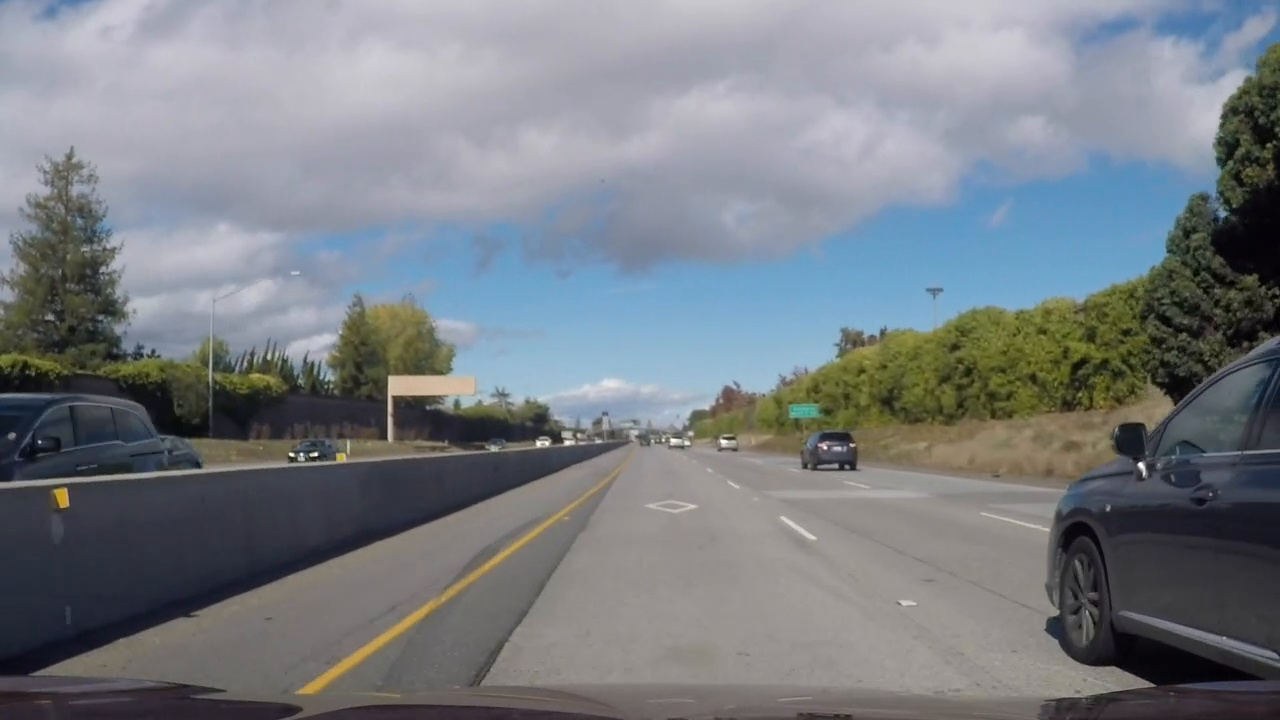
#> input picture test_images/test10.jpg, 1280 x 720 px; its folder holds only this picture in this run
$ python process_frame.py   (older library calls are emulated)
#> lines starting #> are read from the running program, lines starting #| are printed output that depends on the picture; after the words box and inside, x2 and y2 are one past the last pixel; in counts of white or black regions, pixels touching at a corner belong together
#> (reads camera_cal/calibration_data.p from the repository)
#> (reads camera_cal/perspective_matrix.p from the repository)
### image_filters.py
import cv2
import numpy as np
import matplotlib.pyplot as plt
import glob
from camera_calibration import load_calibration_params
from unwarp import load_perspective_matrices
from sliding_windows_fit import fit_polynomial_sliding_window

def color_filter(gray_img, lower_limit, upper_limit):
    """
    Filter a single color channel image according to its color values
    :param gray_img:  A single color channel image
    :param lower_limit: The lower limit for the single color channel
    :param upper_limit: The upper limit for the single color channel
    :return: Binary masked image
    """
    mask = np.zeros_like(gray_img)
    mask[(gray_img > lower_limit) & (gray_img <= upper_limit)] = 1
    return mask


def color_filter3(img, lower_limits, upper_limits):
    """
    Filter a three color channel image according to its color values
    :param img:  A three color channel image
    :param lower_limits: A tuple containing the lower limits for the respective color channels
    :param upper_limits: A tuple containing the upper limits for the respective color channels
    :return: Binary masked image
    """
    channel1 = img[:,:,0]
    channel2 = img[:,:,1]
    channel3 = img[:,:,2]
    mask = np.zeros_like(channel1)
    mask[(channel1 > lower_limits[0]) & (channel1 <= upper_limits[0]) &
           (channel2 > lower_limits[1]) & (channel2 <= upper_limits[1]) &
           (channel3 > lower_limits[2]) & (channel3 <= upper_limits[2])] = 1
    return mask


def gradient_filter(
        gray_img, sobel_kernel=9, gradient_thresh=(0, np.pi / 2), norm_threshold=1000, morph_kernel_size=None):
    """
    Filter the grayscale image according to its gradients
    :param gray_img: The grayscale image
    :param sobel_kernel: Size of the Sobel kernel to perform edge detection
    :param gradient_thresh: Tuple containing the min and max. angles for the gradients
    :param norm_threshold: Minimum gradient norm
    :param morph_kernel_size: Kernel size of the morphological opening operation. If None, no morphological operation is applied.
    :return: Binary masked image
    """
    # Absolute value of the x and y gradients
    x_gradient = np.abs(cv2.Sobel(gray_img, cv2.CV_64F, 1, 0, ksize=sobel_kernel))
    y_gradient = np.abs(cv2.Sobel(gray_img, cv2.CV_64F, 0, 1, ksize=sobel_kernel))
    # Calculate the direction of the gradient
    angles = np.arctan2(y_gradient, x_gradient)
    norm = np.sqrt(y_gradient ** 2 + x_gradient ** 2)
    scale_factor = np.max(norm)/255
    norm = (norm/scale_factor).astype(np.uint8)
    # Create a binary mask where direction and norm thresholds are met
    mask = np.zeros_like(gray_img)
    mask[(angles > gradient_thresh[0]) & (angles < gradient_thresh[1]) & (norm > norm_threshold)] = 1
    # Apply morphological operations opening and closing if requested
    if morph_kernel_size:
        open_kernel = np.ones((3, 3), np.uint8)
        close_kernel = np.ones((morph_kernel_size, morph_kernel_size), np.uint8)
        mask = cv2.morphologyEx(mask, cv2.MORPH_OPEN, kernel=open_kernel)
        mask = cv2.morphologyEx(mask, cv2.MORPH_CLOSE, kernel=close_kernel)
    return mask


def filter_image(orig_img, warped_image, show_results = False, results_output_file = None):
    """
    Applies gradient and color filters on the warped image to find good candidate points for lane lines
    :param orig_img: The original image
    :param warped_image: The warped image
    :param show_results: Display the result if True.
    :param results_output_file: The file to write all the intermediate results and the final result image
                                of the filtering to
    :return: Returns the filtered image
    """
#> called with show_results = False
    hsv_img = cv2.cvtColor(warped_image, cv2.COLOR_RGB2HSV)
#> hsv_img: shape (720, 1280, 3); mean H, S, V 44.9, 22.2, 130.9
    saturation_channel = hsv_img[:, :, 1]

    hls_img = cv2.cvtColor(warped_image, cv2.COLOR_RGB2HLS)
#> hls_img: shape (720, 1280, 3); mean of channels 0, 1, 2 44.9, 126.3, 13.8
    saturation_channel2 = hls_img[:, :, 2]

    red_channel = warped_image[:, :, 0]

    hue_channel = hls_img[:, :, 0]

    lightness_channel = hls_img[:, :, 1]

    # https://docs.opencv.org/3.1.0/d5/daf/tutorial_py_histogram_equalization.html
    clahe = cv2.createCLAHE(clipLimit=4.0, tileGridSize=(16, 16))
    equalized_channel = clahe.apply(saturation_channel)

    equalized_channel2 = clahe.apply(saturation_channel2)

    equalized_red_channel = clahe.apply(red_channel)

    mask_img = gradient_filter(
        gray_img=equalized_channel,
        sobel_kernel=15,
        gradient_thresh=(0.0, 1.0),
        norm_threshold=30,
        morph_kernel_size=11)
#> in gradient_filter, `scale_factor = np.max(norm)/255`: scale_factor = 23483803.1
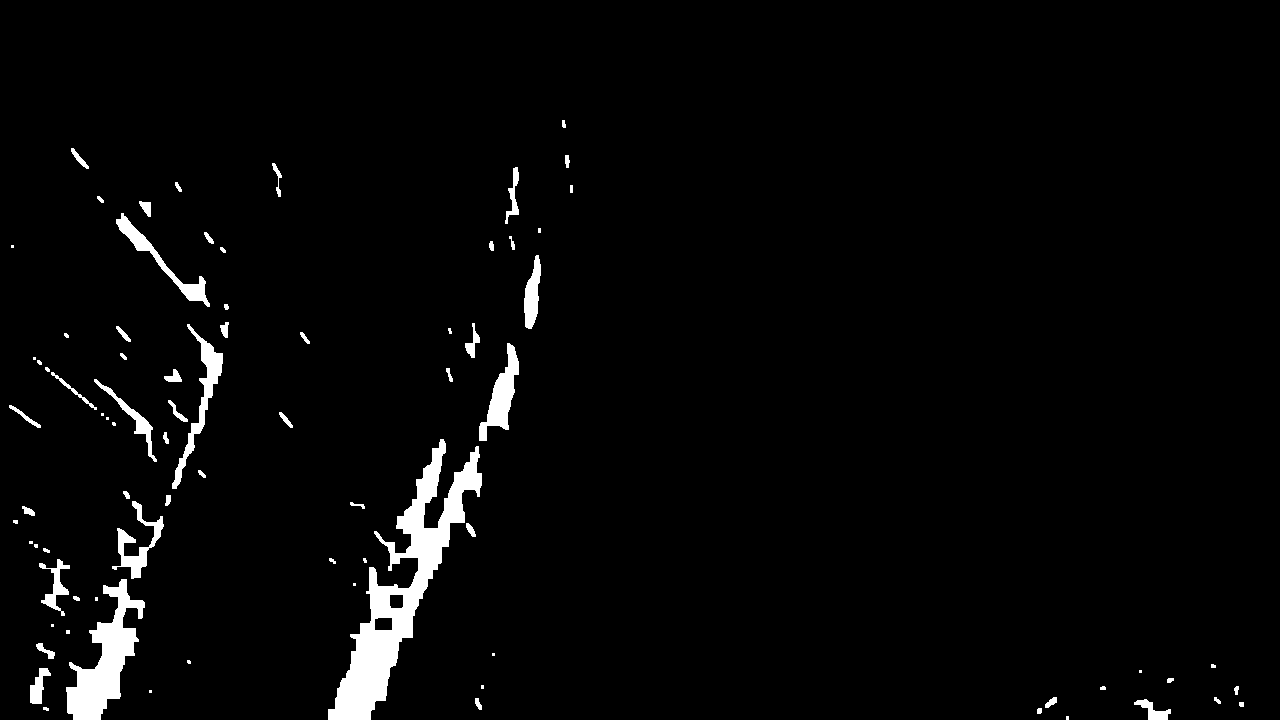
#> mask_img: shape (720, 1280); values 0 (black) and 1 (white), 3% white; 81 white regions (26 under 20 px), largest, box (x1, y1, x2, y2) and area: (328, 439, 482, 720) 11160, (66, 579, 145, 720) 4540, (172, 324, 223, 489) 1576

    mask_img2 = gradient_filter(
        gray_img=equalized_channel2,
        sobel_kernel=15,
        gradient_thresh=(0.0, 1.0),
        norm_threshold=30,
        morph_kernel_size=None)
#> call 2 of gradient_filter, with sobel_kernel = 15, gradient_thresh = (0, 1), norm_threshold = 30
#> in gradient_filter (call 2), `angles = np.arctan2(y_gradient, x_gradient)`:
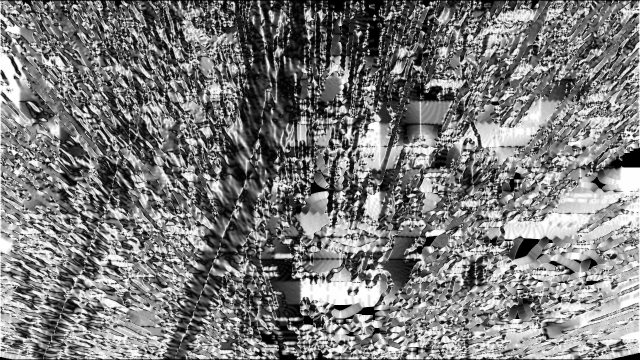
#> angles: shape (720, 1280) float64 (shown at 1/2 size); min 0, max 1.57, mean 0.762; drawn with min black and max white
#> in gradient_filter (call 2), `scale_factor = np.max(norm)/255`: scale_factor = 20763921.2
#> mask_img2: shape (720, 1280); values 0 (black) and 1 (white), 2% white; 225 white regions (142 under 20 px), largest, box (x1, y1, x2, y2) and area: (328, 424, 457, 719) 4930, (350, 465, 465, 719) 4509, (65, 571, 130, 719) 1571

    mask_img3 = gradient_filter(
        gray_img=equalized_red_channel,
        sobel_kernel=15,
        gradient_thresh=(0.0, 1.0),
        norm_threshold=30,
        morph_kernel_size=11)
#> call 3 of gradient_filter, with sobel_kernel = 15, gradient_thresh = (0, 1), norm_threshold = 30, morph_kernel_size = 11
#> in gradient_filter (call 3), `angles = np.arctan2(y_gradient, x_gradient)`:
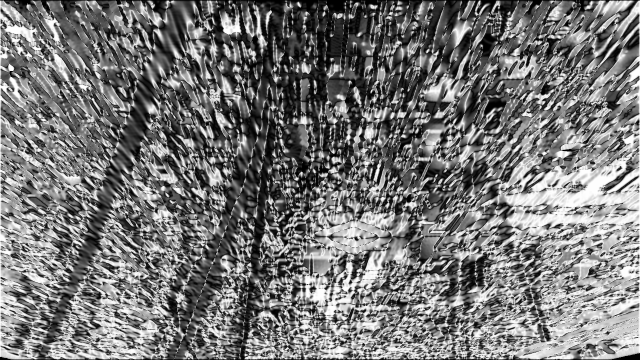
#> angles: shape (720, 1280) float64 (shown at 1/2 size); min 0, max 1.57, mean 0.733; drawn with min black and max white
#> in gradient_filter (call 3), `scale_factor = np.max(norm)/255`: scale_factor = 20390202.1
#> mask_img3: shape (720, 1280); values 0 (black) and 1 (white), 3.8% white; 42 white regions (5 under 20 px), largest, box (x1, y1, x2, y2) and area: (324, 196, 543, 720) 22319, (77, 408, 210, 720) 4729, (928, 512, 967, 585) 1725

    hls_img2 = hls_img
    hls_img2[:, :, 2] = equalized_channel2
#> hls_img2: shape (720, 1280, 3); mean of channels 0, 1, 2 44.9, 126.3, 34.9

    mask_img4 = color_filter3(
        hls_img2, lower_limits=(0, 80, 150), upper_limits=(40, 255, 255))
#> mask_img4: shape (720, 1280); values 0 (black) and 1 (white), 0.53% white; 14 white regions (7 under 20 px), largest, box (x1, y1, x2, y2) and area: (375, 444, 460, 649) 3225, (341, 668, 376, 720) 742, (467, 380, 487, 421) 390

    mask_img5 = color_filter(
        equalized_red_channel, lower_limit=210, upper_limit=255)
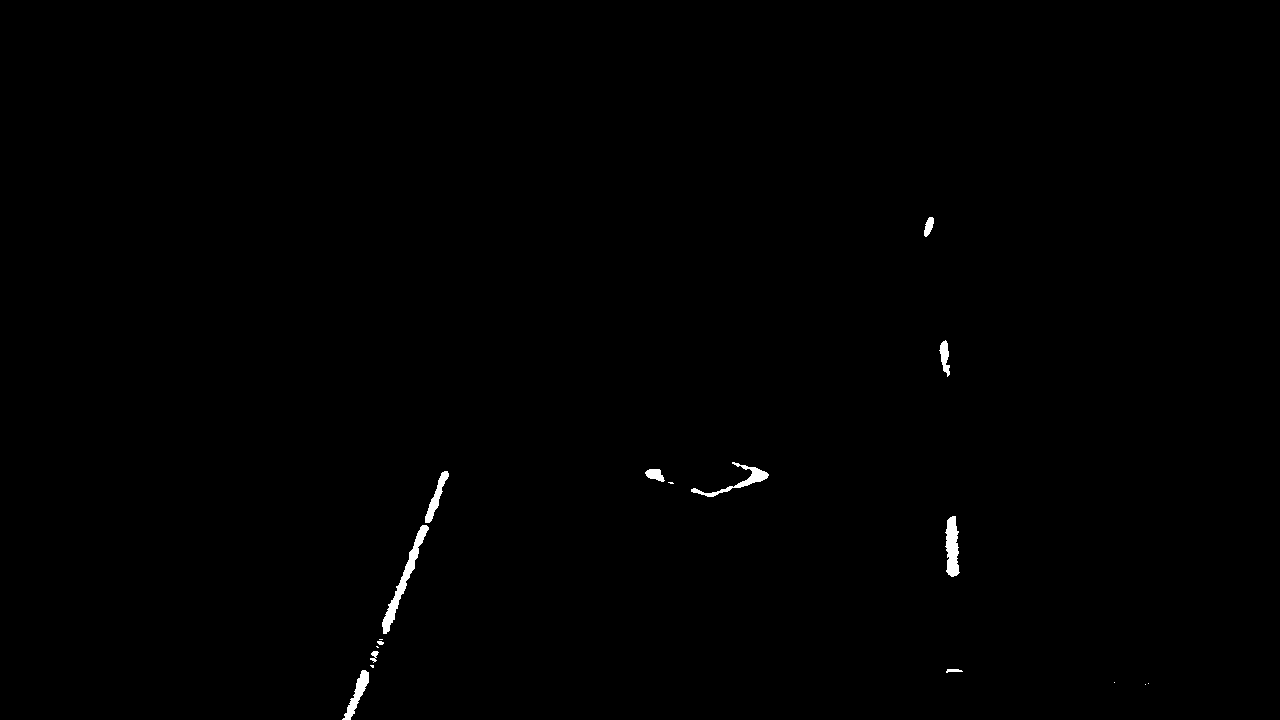
#> mask_img5: shape (720, 1280); values 0 (black) and 1 (white), 0.39% white; 18 white regions (7 under 20 px), largest, box (x1, y1, x2, y2) and area: (382, 525, 429, 634) 907, (945, 516, 960, 577) 642, (691, 462, 769, 497) 506

    mask_img6 = color_filter(
        red_channel, lower_limit=210, upper_limit=255)
#> mask_img6: shape (720, 1280); values 0 (black) and 1 (white), 0.05% white; 4 white regions (2 under 20 px), largest, box (x1, y1, x2, y2) and area: (946, 518, 958, 576) 400, (756, 473, 763, 478) 28
#> (the rest of the program and of its run is left out)
